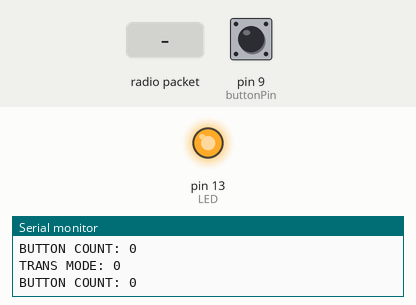
A sketch run on a simulated Arduino Uno, built with avr-gcc and run on an emulated ATmega328P. Shown: output pins drawn as LEDs (lit = HIGH), the last lines printed to the serial monitor. Dashed ring = blinking. Inputs (shaded band) come from the test bench; at power-on: pin 9 (buttonPin) LOW. No radio packets arrive unless stated; pins used as bus, display or sensor lines are not drawn.

Above: at 1.3 s.
1.4 s: pin 9 (buttonPin) pulled HIGH for 0.15 s
At 2.4 s:
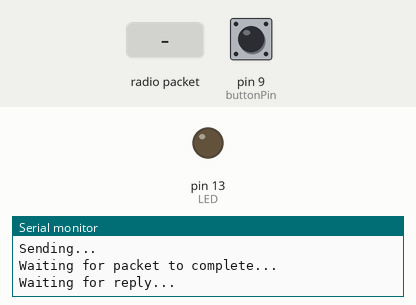
3.1 s: radio packet "1" arrives
5.3 s: pin 9 (buttonPin) pulled HIGH for 1 s
At 6.4 s:
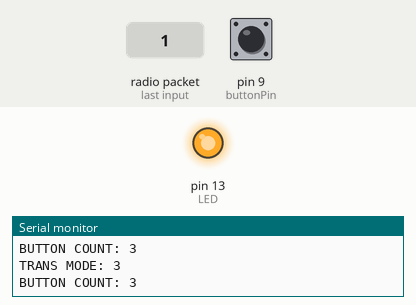
9.3 s: pin 9 (buttonPin) pulled HIGH for 3.2 s
At 10.4 s:
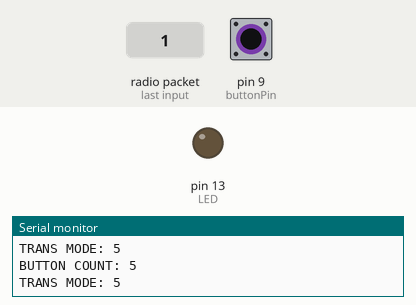
15.5 s: pin 9 (buttonPin) pulsed HIGH 5 times (0.12 s each, 0.3 s apart)
At 16.35 s:
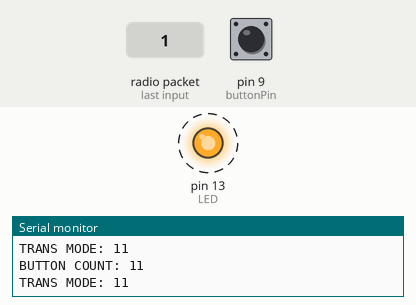
Timing chart, 0 to 18.5 s (numbered marks = the images above; inputs shaded):
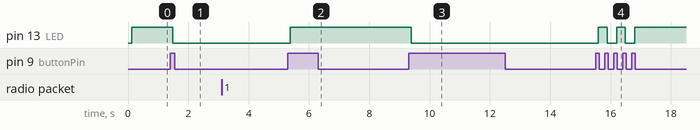

Measured:
- after the input at 1.4 s, pin 13 (LED): HIGH → LOW after 0.08 s
- after the input at 5.3 s, pin 13 (LED): LOW → HIGH after 0.07 s
- after the input at 9.3 s, pin 13 (LED): HIGH → LOW after 0.10 s
- after the input at 15.5 s, pin 13 (LED): alternates HIGH for 0.29 s and LOW for 0.32 s, 5 changes in all, then stays HIGH, starting after 0.09 s

The sketch:

featherTxRx.ino
```cpp
// Feather9x_RX
// -*- mode: C++ -*-
// Example sketch showing how to create a simple messaging client (receiver)
// with the RH_RF95 class. RH_RF95 class does not provide for addressing or
// reliability, so you should only use RH_RF95 if you do not need the higher
// level messaging abilities.
// It is designed to work with the other example Feather9x_TX

//Attempt by Laura to combine the Tx and Rx functionality
//The radio should have a button. Pressing that button shifts it from one mode to another

//RADIO VARIABLES
#include <SPI.h>
#include <RH_RF95.h>
/* for feather m0 */
#define RFM95_CS 8
#define RFM95_RST 4
#define RFM95_INT 3
// Change to 434.0 or other frequency, must match RX's freq!
#define RF95_FREQ 915.0
// Singleton instance of the radio driver
RH_RF95 rf95(RFM95_CS, RFM95_INT);
// Blinky on receipt
#define LED 13

//MODE BUTTON VARIABLES
const int buttonPin = 9;    // the number of the pushbutton pin
const int ledPin = 13;      // the number of the LED pin
int buttonCount = 0;  //the number of times the button presses or un-presses
float buttonPresses = 0; //the actual number of times the button has been pressed
int ledState = HIGH;         // the current state of the output pin
int buttonState;             // the current reading from the input pin
int lastButtonState = LOW;   // the previous reading from the input pin
long lastDebounceTime = 0;  // the last time the output pin was toggled
long debounceDelay = 50;    // the debounce time; increase if the output flickers

//for Tx
int16_t packetnum = 0;  // packet counter, we increment per xmission

//variable for telling us what mode we're in
//0 is Rx; 1 is Tx
int transMode = 0;

/////////////////////////////////////////////////////////////
void setup()
{
  pinMode(buttonPin, INPUT);
  pinMode(LED, OUTPUT);
  pinMode(RFM95_RST, OUTPUT);
  digitalWrite(RFM95_RST, HIGH);

  //take this serial line out if you're not necessarily connected to the computer!
  //while (!Serial);
  Serial.begin(9600);
  delay(100);

  Serial.println("Feather LoRa Tx-RX Test by Laura!");

  // manual reset
  digitalWrite(RFM95_RST, LOW);
  delay(10);
  digitalWrite(RFM95_RST, HIGH);
  delay(10);

  while (!rf95.init()) {
    Serial.println("LoRa radio init failed");
    while (1);
  }
  Serial.println("LoRa radio init OK!");

  // Defaults after init are 434.0MHz, modulation GFSK_Rb250Fd250, +13dbM
  if (!rf95.setFrequency(RF95_FREQ)) {
    Serial.println("setFrequency failed");
    while (1);
  }
  Serial.print("Set Freq to: "); Serial.println(RF95_FREQ);

  // Defaults after init are 434.0MHz, 13dBm, Bw = 125 kHz, Cr = 4/5, Sf = 128chips/symbol, CRC on

  // The default transmitter power is 13dBm, using PA_BOOST.
  // If you are using RFM95/96/97/98 modules which uses the PA_BOOST transmitter pin, then
  // you can set transmitter powers from 5 to 23 dBm:
  rf95.setTxPower(23, false);
}


////////////////////////////////////////////////////////////////////////////////////

void loop()
{
//See what mode we're in and act accordingly

//WATCH THE BUTTON
  // read the state of the switch into a local variable:
  int reading = digitalRead(buttonPin);
  // check to see if you just pressed the button (i.e. the input went from LOW to HIGH),
  //and you've waited long enough since the last press to ignore any noise:
  // If the switch changed, due to noise or pressing:
  if (reading != lastButtonState) {
    // reset the debouncing timer
    lastDebounceTime = millis();
  }
  if ((millis() - lastDebounceTime) > debounceDelay) {
    // whatever the reading is at, it's been there for longer than the debounce delay, so take it as the actual current state:
    // if the button state has changed:
    if (reading != buttonState) {
      buttonState = reading;
        //increment the count
        buttonCount = buttonCount+1;
      // only toggle the LED if the new button state is HIGH
      if (buttonState == HIGH) {
        ledState = !ledState;
      }
    }
  }
  // set the LED:
  digitalWrite(LED, ledState);
  // save the reading.  Next time through the loop,
  // it'll be the lastButtonState:
  lastButtonState = reading;

transMode = buttonCount;
Serial.print("TRANS MODE: ");
Serial.println(transMode);
Serial.print("BUTTON COUNT: ");
Serial.println(buttonCount);


//RECEIVING
if (transMode==0){
  if (rf95.available())
  {
    // Should be a message for us now
    uint8_t buf[RH_RF95_MAX_MESSAGE_LEN];
    uint8_t len = sizeof(buf);

    if (rf95.recv(buf, &len))
    {
      digitalWrite(LED, HIGH);
      RH_RF95::printBuffer("Received: ", buf, len);
      Serial.print("Got: ");
      Serial.println((char*)buf);
       Serial.print("RSSI: ");
      Serial.println(rf95.lastRssi(), DEC);
      delay(10);
      // Send a reply
      uint8_t data[] = "And hello back to you";
      rf95.send(data, sizeof(data));
      rf95.waitPacketSent();
      Serial.println("Sent a reply");
      digitalWrite(LED, LOW);
    }
    else
    {
      Serial.println("Receive failed");
    }
  }
}

//TRANSMITTING
if (transMode==1){
{
  Serial.println("Sending to rf95_server");
  // Send a message to rf95_server

  char radiopacket[20] = "Hello World #      ";
  itoa(packetnum++, radiopacket+13, 10);
  Serial.print("Sending "); Serial.println(radiopacket);
  radiopacket[19] = 0;

  Serial.println("Sending..."); delay(10);
  rf95.send((uint8_t *)radiopacket, 20);

  Serial.println("Waiting for packet to complete..."); delay(10);
  rf95.waitPacketSent();
  // Now wait for a reply
  uint8_t buf[RH_RF95_MAX_MESSAGE_LEN];
  uint8_t len = sizeof(buf);

  Serial.println("Waiting for reply..."); delay(10);
  if (rf95.waitAvailableTimeout(1000))
  {
    // Should be a reply message for us now
    if (rf95.recv(buf, &len))
   {
      Serial.print("Got reply: ");
      Serial.println((char*)buf);
      Serial.print("RSSI: ");
      Serial.println(rf95.lastRssi(), DEC);
    }
    else
    {
      Serial.println("Receive failed");
    }
  }
  else
  {
    Serial.println("No reply, is there a listener around?");
  }
//  Serial.println(transMode);
  delay(1000);

//After I transmit once, I want to go back to receiving mode--eventually!  not yet. more button presses
//transMode = 0;

}
}
}


///////////////////////////////////////////////////////////////
```
